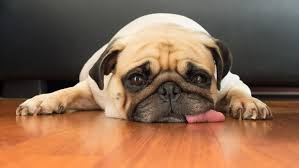
#> input picture PycharmProjects/geodesic/dog2.jpg, 299 x 168 px
$ python ProcessedRegion.py   (older library calls are emulated)
#> lines starting #> are read from the running program, lines starting #| are printed output that depends on the picture
### PycharmProjects/geodesic/Bridson_Common.py
from numba import jit_module
import math
from PIL import Image, ImageFont, ImageDraw, ImageFilter
import numpy as np
import numpy.linalg as la # https://codereview.stackexchange.com/questions/41024/faster-computation-of-barycentric-coordinates-for-many-points
import Bridson_CreateMask
import matplotlib.pyplot as plt
import inspect
import os
from scipy.ndimage.morphology import distance_transform_cdt
import pandas as pd
from scipy.spatial import distance
import sys
# from skimage import io
import skimage
import pickle
import cv2 as cv
import io
import cProfile, pstats, io
from pstats import SortKey
from skimage import io, color
from colormath.color_objects import LabColor
from colormath.color_diff import delta_e_cie1976

# Increase width of console printing: https://stackoverflow.com/questions/25628496/getting-wider-output-in-pycharms-built-in-console
desired_width = 320
pd.set_option('display.width', 400)
pd.set_option('display.max_columns', 10)
np.set_printoptions(linewidth=desired_width)

seedValue = 11

SLIC0=True
compactnessSLIC=1
timeoutPeriod = 5
SLICIterations=200
SLICGrey = False

#####################################
productionMode = True
displayGrid = False
bulkGeneration = True
smallBatch=True
diagnosticDisplay=False # Enable/Disable pairing diagnostics
diagnosticDisplayCount=20
diagnosticMerge=False

coreCount = 3
blockCount = coreCount
# blockCount = coreCount
if os.path.exists("./output") == True:
	if os.path.isdir("./output") == False:
		exit(-1)
else:
	os.mkdir("./output")

if smallBatch == False:
	if bulkGeneration:
		sys.stdout = open("./output/detailLogs.txt", "a")

#####################################

debug=False

if bulkGeneration == True:
	displayMesh = False
else:
	displayMesh = True

displayMesh = False

generatePREImage=False
overlapEdges = True
defaultEdgePercentage = 5
minEdgeLineLength = 5
growEdgeLines = False
edgeLineWidthPercentile = 60

lineDensitySegmentLength = 1 # Desired number of pixels between points in the etch lines.

wiggleScale = 10 # Maximum number of pixels to wiggle line when calculating aberrations.
smallBlur = 3
largeBlur = 17
cielab = False

growEdgeLineCountIterations = 100
growLinesCountIterations = 100 # Number of iterations to grow the lines.  Growing only includes existing lines.
extendLineCountIterations = 100 # Number of iterations to extend the lines.  Extending lines adds new segments.

scalingFactor=3 # Scale factor.  Needs to be an integer.  Will increase the saved image dpi by this factor.
lineWidthProportionalToRegion = True
lineWidthScale = 0.05
lineWidthType = 'A'  # Valid options are 'A', 'B', and 'C'

erosionCount = 10 # This is the number of edge points of a line to erode.  If the value is 0, start at the middle of each line.
aggressiveScale = 3 # Number of times to apply erosionCount for aggressive erosion.
minLineLength = 4
randomLineSeed = False

contourMinBBSizeScale = 0.1 # The minimum size of bounding box to retain.  If the bounding box of contour is smaller, remove the contour.  This a percentage of the original image's dimensions.

diagnostic=False # Generally avoid dispalying meshes.  Only count the number of successful trifinder generations.
highlightEdgeTriangle=False # Highlight the edge triangle that contains the exterior point of the vertical lines.
drawSLICRegions = False

EqualizeHistogram=False
Median=True

sortExteriorPoints=True
lineSkip = 1
lineCullingDistanceFactor = 2
allowBlankRegion=False # Allow the region to be blank.  Otherwise, regions can have one single line even if the intensity is high.
cullingBlankThreshold=225 # If the region has intensity greater than this value, then make the region blank.
if productionMode:
	highlightEndpoints=False
else:
	highlightEndpoints=True

lineHygeine = True
drawTaperedLines = True
higlightTapered = False
lineCullAlgorithm='generous'  # Valid values: 'log', 'exp', 'none', 'segmented', 'generous'

closestPointPair=False
middleAverageOnly=False
if middleAverageOnly == True:
	divisor = 1.0
else:
	divisor = 3.0

print("Divisor:", divisor)

normalizeUV = True
invert = False

colourCodeMesh = True
colourCount = 20

linesOnFlat = True
verticalLines = True
lineAngle = 90
angleMaxDiff = 30
coherencyThreshold = 0.1
colourDiffThreshold = 0.5
stableCoherencyPercentile = 95 # Regions percentile with a coherency above this value are considered stable.
diffAttractPercentile = 85 # Regions with differences below this percentile will attract.
diffRepelPercentile = 85 # Regions with differences above this percentile will repel.
attractionBin = 3
repelBin = 3
stableBin = -4
stableAttractSet=False  # If true, during the attract, stable regions will simply set adjacent regions equal to the desired angle.  Otherwise, it will take the average.
binSize=10
angleAdjustIterations=1000
attractFudge=1.1 # Fudge factor to use when comparing region intensities.

semanticSegmentation='none' # Valid values: 'deeplabv3', 'mask_rcnn', 'both', 'none'
semanticSegmentationRatio=0.5 # This is the weighting of the semantic segmentation.
semanticInvertMaskrcnn=True
intensityMapUserMergeCNN=True # When generating the regionIntensityMap, utilize the CNN merged image when set to True.  Otherwise, use the original image.


barycentricVertexCorrection = True

# These are the rotation values.
if linesOnFlat:
	barycentricCorrectionValue = 2
else:
	barycentricCorrectionValue = 1

drawDots = False

density = 0.01
lineDotDensity = 0.01
lineRadiusFactor = 1

targetPercent = 0.15
targetRegionPixelCount = 800
segmentCount = 80
dradius = 1.5 # Important that dradius is greater than 1.0.  When the value is 1.0 or lower, BFF seems to have lots of issues with the mesh.
radiusDefault = 1.5
radiusDivisor = 30 # the number of radii for each region.
regionDynamicRadius = True
mergeDistance = 5 # radius to
mergePairFactor = 5.0 # Distance to consider for merging endpoints.

increaseContrast=True
contrastFactor=1.5 # Values above 1 increase contrast.  Values below 1 reduce contrast.
intensityMapType='median' # Valid values are 'average' and 'median'

# Image Generation
GreyscaleSLIC = True  # Generate the greyscale image of the regions.


generateChaincode = False

colourArray = ['r', 'b', 'm']
# colourArray = ['b', 'b', 'b']

mergeScale = 1  # How much to scale the contour lines before merging.
cropContours = True

test1obj = ""
test1_outobj = ""
test1_out_flatobj = ""
chaincodefile = ""
objPath = "../../boundary-first-flattening/build/"

truncateDigits = 5


# traversalMap = [ [-1,1], [0,1], [1,1],
#                  [-1, 0],  [1, 0],
#                  [-1, -1], [0, -1], [1, -1] ]


# [28 lines left out: function outputEnvironmentVariables, not called in this run]


def truncate(number, digits) -> float:
	stepper = 10.0 ** digits
	return (int(number * stepper)) / stepper

# [115 lines left out: functions scaleArray, determineLineSpacing, determineRadius, calculateDirection, determineAngle, not called in this run]


def generateTraversalMap(radius):
#> called with radius = 5
	traversalMap = []
	for i in range(-radius, radius+1):
		for j in range(-radius, radius+1):
			traversalMap.append( [i, j] )

	traversalMap.pop( traversalMap.index([0,0]) )
	return traversalMap

traversalMap = generateTraversalMap(mergeDistance)


# [77 lines left out: functions displayDistanceMask, rotateClockwise90, swapXY, euclidean_distance, findLongestSegmentLength, not called in this run]


jit_module(nopython=True)
#> (this line was passed over: numba is not available in this run)

# [71 lines left out: functions getGreyscaleImage, getBlurredImage, labDiff, getLabBlurredImage, turnOnProfiler, turnOffProfiler and 1 more, not called in this run]


# Conver numpy array to tuple.  Tuples can be used for map indeces while the numpy array cannot.
def convertToTuple(segment):
	# Convert numpy array to tuple: https://stackoverflow.com/questions/10016352/convert-numpy-array-to-tuple
	return tuple(map(tuple,segment))


def convertToList(segment):
	# Convert numpy array to tuple: https://stackoverflow.com/questions/10016352/convert-numpy-array-to-tuple
	return list(map(list,segment))


import scipy.ndimage as nd
import scipy as sp

# [56 lines left out: functions genImageEdges, laplaceOfGaussian, not called in this run]


# Thresholding the laplacian: https://opencv-python-tutroals.readthedocs.io/en/latest/py_tutorials/py_imgproc/py_thresholding/py_thresholding.html


# Gaussian laplace: https://docs.scipy.org/doc/scipy/reference/generated/scipy.ndimage.gaussian_laplace.html
from scipy import ndimage, misc
# [95 lines left out: functions genImageEdges3, cannyEdge, applyClosing, findEdgeContours, not called in this run]


lineDistanceCount = []

# [370 lines left out: functions resetLineDistanceCount, increaseLineDensity, findBoundingBox, sizeBoundingBox, findClosestIndex, distance_from_edge and 14 more, not called in this run]

def fileExists(filename):
	return os.path.exists(filename)

# Place this method outside of the jit_module so it is not compiled.
# [69 lines left out: functions saveImage, readImagefile, fig2array, genPickleFilename, not called in this run]

def save_object(obj, filename):
	with open(filename, 'wb') as output:  # Overwrites any existing file.
		pickle.dump(obj, output, protocol=pickle.HIGHEST_PROTOCOL)
		# marshal.dump(obj, output)
		# pickle.dump(obj, output)
	# output.close()

# [34 lines left out: functions load_object, logDebug, findMinMaxTriangleHeight, not called in this run]

# [2 lines that do not run on import are left out]

	# [11 lines of commented-out code are left out]

### PycharmProjects/geodesic/SLIC.py
# import the necessary packages
# https://scikit-image.org/docs/dev/api/skimage.segmentation.html#skimage.segmentation.slic
from skimage.segmentation import slic
from skimage.segmentation import mark_boundaries
from skimage.util import img_as_float
from skimage import io
import matplotlib.pyplot as plt
import argparse
import numpy as np
from PIL import Image
import Bridson_Common
from skimage import exposure, filters
import cv2 as cv
import Bridson_ImageModify
# import SemanticSegmentation
import os
import Bridson_ColourOperations


from ChainCodeGenerator import generateChainCode, writeChainCodeFile

# construct the argument parser and parse the arguments
# ap = argparse.ArgumentParser()
# ap.add_argument("-i", "--image", required=True, help="Path to the image")
# args = vars(ap.parse_args())

def saveImage(filename, postFix, image):
	if os.path.exists("./output") == True:
		if os.path.isdir("./output") == False:
			exit(-1)
	else:
		os.mkdir("./output")

	try:
		# Save the figures to files: https://stackoverflow.com/questions/4325733/save-a-subplot-in-matplotlib
		actualFileName = "./output/" + filename + "_segments_" + str(Bridson_Common.segmentCount)
		if Bridson_Common.SLIC0:
			actualFileName = actualFileName + "_compactness_SLIC0"
		else:
			actualFileName = actualFileName + "_compactness_" + str(Bridson_Common.compactnessSLIC)
		actualFileName = actualFileName + "_cnn_" + Bridson_Common.semanticSegmentation + "_semanticRatio_" + str(Bridson_Common.semanticSegmentationRatio) + "_" + postFix + ".png"
		cv.imwrite(actualFileName, image)
	except Exception as e:
		print("Error saving file:", e)


def segmentImage(imageName, numSegments):
	# print("SLIC Generating segments:", numSegments)
	# load the image and convert it to a floating point data type
	# image = img_as_float(io.imread(imageName))
#> called with imageName = 'dog2.jpg', numSegments = 100
	originalImage = cv.imread( imageName )
#> originalImage is the input picture: shape (168, 299, 3); mean B, G, R 81.5, 105, 138.2
	print("EE")
	postFix = ''

	# [27 lines of commented-out code are left out]
	image = cv.imread( imageName )
	print("EE1")
	# Alpha mix the the
	imageRatio = 1 - Bridson_Common.semanticSegmentationRatio

	image = cv.addWeighted(originalImage, imageRatio, image, Bridson_Common.semanticSegmentationRatio, 0.0)
	print("AA Max and Min of greyscaleImage:", np.amax(image), np.amin(image))
#| AA Max and Min of greyscaleImage: 255 0
	image = image / np.amax(image)
	image = image * 255
	image = np.asarray(image, dtype=np.uint8)
	print("BB Max and Min of greyscaleImage:", np.amax(image), np.amin(image))
#| BB Max and Min of greyscaleImage: 255 0
	print("EE2")
	postFix = postFix + 'OVERLAY'
	saveImage(imageName, postFix, image)
	if Bridson_Common.bulkGeneration == False:
		plt.figure()
		plt.title(imageName + 'Semantic Segmentation')
		plt.imshow(image)
	print("EE2")
	if Bridson_Common.increaseContrast:
		image = np.asarray( Bridson_ImageModify.increaseContrast( Image.fromarray(image),  Bridson_Common.contrastFactor ) )
#> in increaseContrast, `output = enhancer.enhance( factor )`:
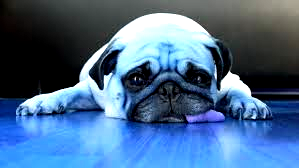
#> output: PIL image 299x168 RGB; mean R, G, B 73.1, 106.1, 142

	if Bridson_Common.SLICGrey:
		# image = cv.cvtColor( Image.fromarray(image), cv.COLOR_RGB2GRAY)
		# image = np.asarray( image )
		image = np.asarray( Image.fromarray(image).convert('L') )
	# imageArr = np.asarray( image )
	# image = np.copy(image)
	print("EE3")
	print("Shape:",np.shape(image))
#| Shape: (168, 299, 3)
	print("Type:",type(image))
#| Type: <class 'numpy.ndarray'>
	print("EE4")
	if Bridson_Common.Median:
		# try:
		image = filters.median( image )
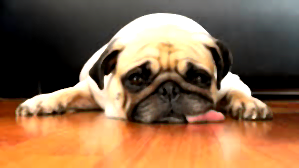
#> image: shape (168, 299, 3); mean B, G, R 76, 105.9, 139.3
	print("CC Max and Min of greyscaleImage:", np.amax(image), np.amin(image))
#| CC Max and Min of greyscaleImage: 255 0
		# [11 lines of commented-out code are left out]

	if Bridson_Common.EqualizeHistogram:
		# try:
		image = exposure.equalize_adapthist(image)
		# [4 lines of commented-out code are left out]
	print("DD Max and Min of greyscaleImage:", np.amax(image), np.amin(image))
#| DD Max and Min of greyscaleImage: 255 0

	# [6 lines of commented-out code are left out]


	if Bridson_Common.SLIC0 == True:
		# segments = slic(image, n_segments=numSegments, sigma=3, compactness=Bridson_Common.compactnessSLIC, slic_zero=True, enforce_connectivity=True, max_iter=Bridson_Common.SLICIterations)
		segments = slic(image, n_segments=numSegments, sigma=3, slic_zero=True, enforce_connectivity=True, max_iter=Bridson_Common.SLICIterations)
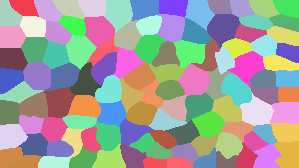
#> segments: shape (168, 299) int64; 109 distinct labels, from 1 to 109; one colour per label, 0 black
	else:
		# segments = slic(image, n_segments=numSegments, sigma=3, compactness=Bridson_Common.compactnessSLIC,  enforce_connectivity=True, max_iter=Bridson_Common.SLICIterations)
		segments = slic(image, n_segments=numSegments, sigma=3, enforce_connectivity=True, max_iter=Bridson_Common.SLICIterations)
	print("EE Max and Min of greyscaleImage:", np.amax(image), np.amin(image))
#| EE Max and Min of greyscaleImage: 255 0
	# [32 lines of commented-out code are left out]
	return image, segments


# Generate image region Intensity Hashmap.


# [236 lines left out: functions catalogRegions, calculateTopLeft, createRegionRasters, getSegmentLabels, generateImageIntensityHashmap, generateImageColourHashmap and 2 more, not called in this run]


# [66 lines that do not run on import are left out]

### PycharmProjects/geodesic/Bridson_ImageModify.py
# Image modification library.
from PIL import Image, ImageEnhance
from scipy import io, misc
import matplotlib.pyplot as plt


# Increase edge contrast - hopefully it will impact segmentation

def increaseContrast(image, factor):
	enhancer = ImageEnhance.Contrast( image )
	output = enhancer.enhance( factor )
	return output

def toGrey(image):
	pass

def openImage(filename):
	image = misc.imread(filename)
	return image

# [16 lines that do not run on import are left out]

### PycharmProjects/geodesic/ProcessedRegion.py
from SLIC import segmentImage

class ProcessedRegion:

	def __init__(self):
		i = 123

	def hello(self):
		return 'hello World'


class FullImage:


	def __init__(self, filename):
		self.filename = filename


	def getFile(self):
		return self.filename


if __name__=='__main__':
	imageFile ='dog2.jpg'
	numSegments = 100

	image, segments = segmentImage(imageFile, numSegments)
